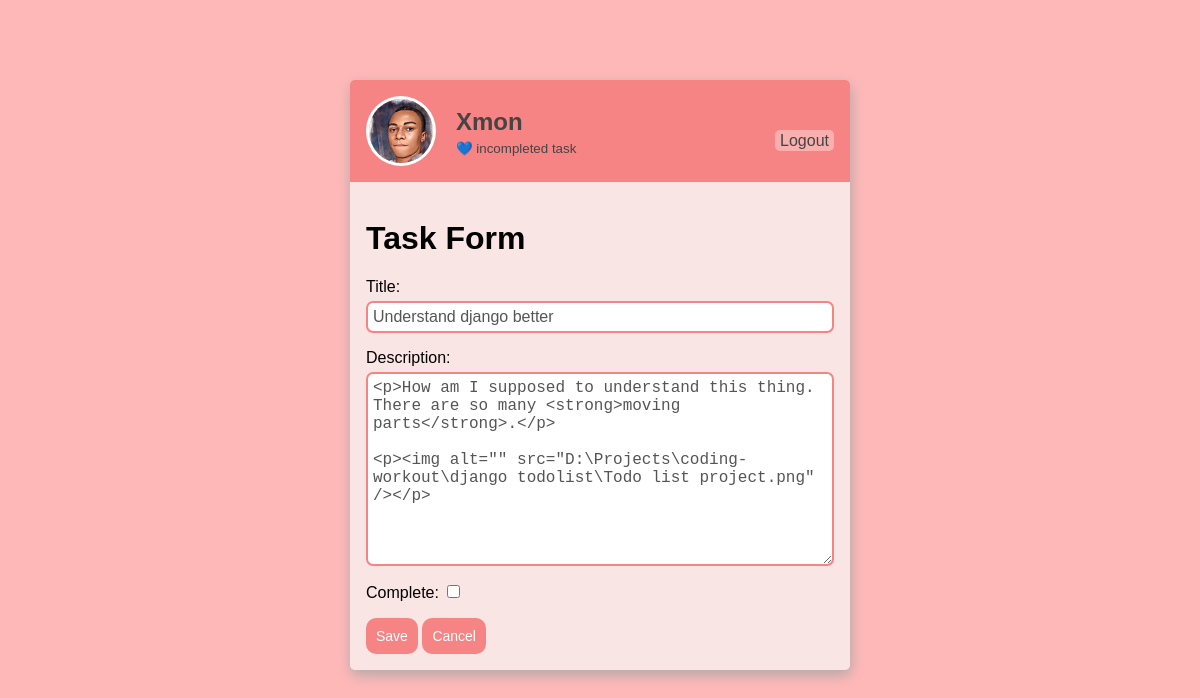
/task-update/23/ (signed in), run on the app's committed database.
### base/models.py (models this page shows, shortened)
class Task(models.Model):
    user = models.ForeignKey(User, on_delete=models.CASCADE, null = True, blank=True)
    title = models.CharField(max_length=200)
    description = RichTextField(blank=True, null=True)
    complete = models.BooleanField(default = False)
    created = models.DateTimeField(auto_now_add=True)
    class Meta:
        ordering = ['complete']

### base/views.py (the view)
# urls.py: path('task-update/<int:pk>/', TaskUpdate.as_view(), name='task-update'),
class TaskUpdate(LoginRequiredMixin, UpdateView):
	model = Task
	fields = ['title', 'description', 'complete']
	template_name = 'base/task_create.html'
	success_url = reverse_lazy('tasks')

### base/templates/base/task_create.html (shortened to what this page needs)
{% extends 'base/main.html' %}
{% block content %}
<h1>Task Form</h1>
<form method="POST" action="">
    {{form.as_p}}
    <input class="button-class" type="submit" value="Save">
    <button class="button-class">
        <a style="color: white;" href="{% url 'tasks' %}">Cancel</a>
    </button>
</form>
{% endblock %}

### base/templates/base/main.html (shortened to what this page needs)
{% load static %}
<!DOCTYPE html>
<html lang="en">
<head>
    <link href="{% static '/css/main.css' %}" rel='stylesheet' type='text/css'>
</head>
<body>
<div class="content">
    <header>
        {% if request.user.is_authenticated %}
        <div class="profile">
            <img class="profile-image" src = "{% static '/images/esm.jpg' %}">
            <div class="profile-name">
            <h2>{{request.user|title}}</h2>
            <small>💙 {{count}} incompleted task{{count|pluralize:"s"}}</small>
            </div>
        </div>
    <p><a href="{% url 'logout' %}">Logout</a></p>
    {% else %}
    <p><a href="{% url 'login' %}">Login</a></p>
    {% endif %}
    </header>
    <main>
    {% block content %}
    {% endblock %}
    </main>
</div>
</body>
</html>

### static/css/main.css (style rules this page uses)
a { text-decoration: none; color: #0074ba; }
input[type=text], input[type=password], textarea { border: 2px solid rgb(247, 132, 132); border-radius: 7px; font-size: 1rem; width: 97%; margin: 5px 0; padding: 5px; color: #555; display: flex; justify-content: center; }
input[type=checkbox] { border: 2px solid rgb(247, 132, 132); }
body { font-family:Verdana, Geneva, Tahoma, sans-serif; background-color: rgb(255 184 184); }
.content { width: 500px; border-radius: 5px; overflow: hidden; margin: auto; margin-top: 80px; box-shadow: 1px 5px 14px #b1a8a8; }
header { display: flex; align-content: flex-end; justify-content: space-between; align-items: flex-end; padding: 1rem; background-color: rgb(247, 132, 132); }
header > .profile { display: flex; align-items: center; color: #444; }
header > .profile > .profile-image { margin-right: 20px; border-radius: 50%; width: 4rem; border: 3px solid white; }
header > .profile > .profile-name > h2 { margin: 3px 0 3px; }
header a { border-radius: 5px; background-color: rgb(250, 175, 175); padding: 2px 5px 2px 5px; color: #444; }
main { padding: 1rem; background-color: rgb(250, 229, 229); }
.button-class { border-style: none; background-color: rgb(247, 132, 132); color: #fff; padding: 10px; font-size: 14px; border-radius: 10px; cursor: pointer; }

### data on the page
Task: title "Understand django better", description "<p>How am I supposed to understand this thing. There are so many <strong>moving parts</strong>.</p> <p><img alt=\"\" src=\"D:\\Projects\\coding-workout\\django todolist\\Todo list project.png\" /></p>"

### other printed values
{{ request.user|title }} "Xmon"
